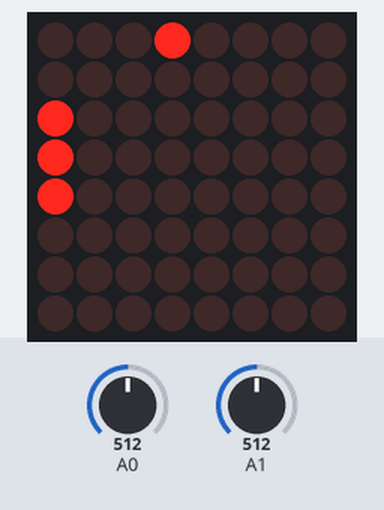
A sketch run on a simulated Arduino Uno, built with avr-gcc and run on an emulated ATmega328P. On the bench: 8×8 LED matrix. The test bench sets the inputs (shaded band); at power-on: A1 = 512, A0 = 512. Random numbers use the default seed unless the sketch sets one.

Above: at 1.2 s.
1.3 s: A1 set to 805
3.9 s: A1 set to 829
At 4.07 s:
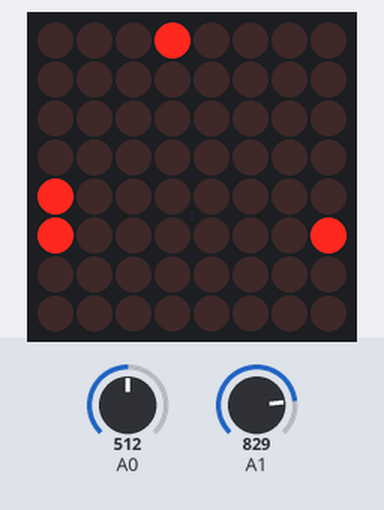
6.3 s: A0 set to 816
9.3 s: A0 set to 848
At 9.5 s:
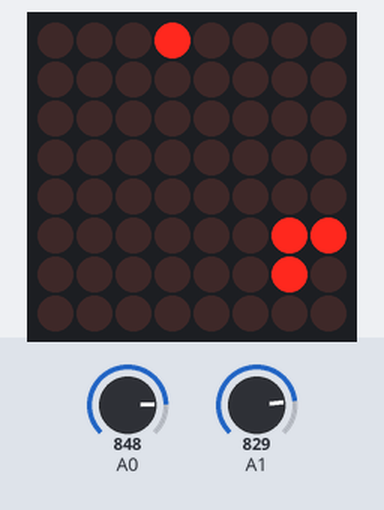
11.7 s: A1 set to 865
At 11.91 s:
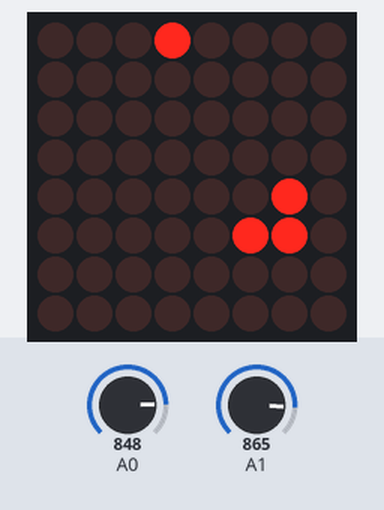
13.2 s: A0 set to 900
At 13.41 s:
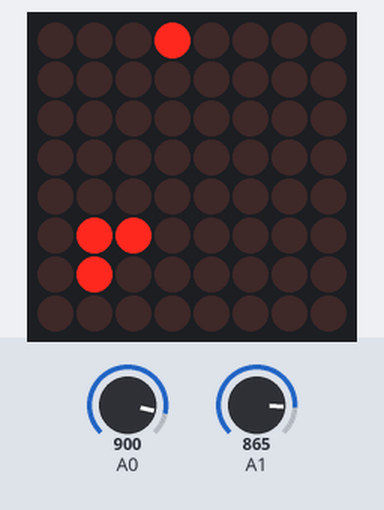
Timing chart, 0 to 16.2 s (numbered marks = the images above; inputs shaded):
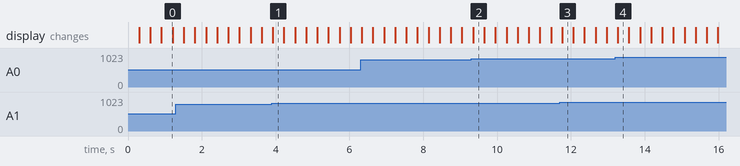

Measured:
- the behaviour switches between 812 and 813 on A1 (found by bisection; images 0 and 1)
- the behaviour switches between 829 and 830 on A0 (found by bisection; images 1 and 2)
- the behaviour switches between 848 and 849 on A1 (found by bisection; images 2 and 3)

The sketch:

SnakeGame.ino
```cpp
/*Incluimos la librería LedControl: */
#include "LedControl.h"

/*
  Now we need a LedControl to work with.
 ***** These pin numbers will probably not work with your hardware *****
  pin 12 is connected to the DataIn
  pin 11 is connected to the CLK
  pin 10 is connected to LOAD
  We have only a single MAX72XX.
*/
LedControl lc = LedControl(12, 11, 10, 1); /* (DataIN, CLK, CS, Número de matrices8x8)  */

/* Puertos analógicos para la conexion del joystick:  */
const short int joystick[2] = {0,1};

/* Largo máximo para la víbora: */
const short int snakeMaxLenght = 10;

/* Largo actual de la víbora: */
short int snakeLenght = 3;

/* Variable booleana para el gameover: */
boolean gameOver = false;

/* La víbora es una lista de coordenadas [x,y] a encenderse en la matriz led: */
short int snake[snakeMaxLenght][2] = {{0,0},{1,0},{2,0}};

/* El ratón es una coordenada */
short int mouseX;
short int mouseY;

/*Guarda la dirección hacia donde debe moverse la víbora: */
short int orientation = 0; /* 0 right, 1 left, 2 up, 3 down. */

/* we always wait a bit between updates of the display */
unsigned long delaytime = 300;

void setup() {
  /*
    The MAX72XX is in power-saving mode on startup,
    we have to do a wakeup call
  */
  lc.shutdown(0, false);
  /* Set the brightness to a medium values */
  lc.setIntensity(0, 8);
  /* and clear the display */
  lc.clearDisplay(0);

  randomSeed(analogRead(5)); /* Valor aleatorio para inicializar random */
  newMouse();                /* Creramos el primer ratón */
}

/* Función que crea un nuevo ratón en una posición aleatoria: */
void newMouse(){
  mouseX = random(7);
  mouseY = random(7);
}

/* Función que evalúa la posición del joystick y devuelve una orientación: */
short int control(const short int device[2]){
  int x = analogRead(device[0]);
  int right = x-512;
  int left = 512-x;
  int y = analogRead(device[1]);
  int up = y-512;
  int down = 512-y;

  if(orientation != 1 and right > 300 and right > left and right > up and right > down){
    return 0;
  }
  else if (orientation != 0 and left > 300 and left > right and left > up and left > down){
    return 1;
  }
  else if (orientation != 3 and up > 300 and up > right and up > left and up > down){
    return 2;
  }
  else if (orientation != 2 and down > 300 and down > right and down > left and down > up){
    return 3;
  }
  else{
    return orientation;
  }
}

/* Función que establece una nueva posición para la víbora: */
void go() {
  /* Se establecen nuevas posiciones para el cuerpo; */
  for (int i=snakeLenght-1;i>0;i--){ /* desde la cola hasta el cuello... */
    snake[i][0] = snake[i-1][0];     /* cada nodo ocupa la posición que ocupaba el siguiente */
    snake[i][1] = snake[i-1][1];
   }

  /* ...y una nueva posicion para la cabeza: */
  switch(orientation){
    case 0: {                /* Si estamos yendo a la derecha... */
      if (snake[0][0]==7){  /* ... y ya llegamos al límite de la pantalla... */
        snake[0][0] = 0;    /* ... reraparecemos del otro lado. */
      }
      else {                /* Si no hemos llegado al límite... */
        snake[0][0]++;      /* avanzamos una celda a la derecha */
      }
      break;
    }
    case 1: {                /* Si estamos yendo a la izquierda... */
      if (snake[0][0]==0){  /* ... y ya llegamos al límite de la pantalla... */
        snake[0][0] = 7;    /* ... reraparecemos del otro lado. */
      }
      else {                /* Si no hemos llegado al límite... */
        snake[0][0]--;      /* avanzamos una celda a la izquierda */
      }
      break;
    }
    case 2: {                /* Si estamos yendo arriba... */
      if (snake[0][1]==0){  /* ... y ya llegamos al límite de la pantalla... */
        snake[0][1] = 7;    /* ... reraparecemos del otro lado. */
      }
      else {                /* Si no hemos llegado al límite... */
        snake[0][1]--;      /* avanzamos una celda hacia arriba */
      }
      break;
    }
    case 3: {                /* Si estamos yendo hacia abajo... */
      if (snake[0][1]==7){  /* ... y ya llegamos al límite de la pantalla... */
        snake[0][1] = 0;    /* ... reraparecemos del otro lado. */
      }
      else {                /* Si no hemos llegado al límite... */
        snake[0][1]++;      /* avanzamos una celda hacia abajo */
      }
      break;
    }
  }
  /* Si la nueva posición de la cabeza coincide con alguna posición del cuerpo: */
  for(int i = 3; i < snakeLenght; i++){ /* revisamos desde la posición 3 hasta la cola...*/
    if(snake[i][0] == snake[0][0] and snake[i][1] == snake[0][1]){ /* si coincide con la cabeza...*/
      gameOver = true;  /* termina el juego */
    }
  }

  /* Si la nueva posicion de la cabeza coincide con la posición del ratón: */
  if(snake[0][0] == mouseX and snake[0][1] == mouseY){
    /* Aumenta en 1 el largo de la víbora: */
    snakeLenght++;
    /* Y se crea un nuevo ratón: */
    newMouse();
  }

  /* Si sobrepasamos el máximo largo de la víbora: */
  if(snakeLenght > snakeMaxLenght){
    /* Aumenta la velocidad del juego en 40ms por loop: */
    delaytime-= 40;
    /* Y devuelve la víbora al largo inicial: */
    snakeLenght = 3;
  }
}

/* Función que muestra en la pantalla la víbora y el ratón: */
void show(){
  /*Muestra desde la cabeza a la cola todos los nodos de la víbora: */
  for (int i=0;i<snakeLenght;i++){
    lc.setLed(0,snake[i][0],snake[i][1], true);
  }
  /* Muestra el ratón: */
  lc.setLed(0, mouseX, mouseY, true);
}

/* Pantalla de game over: */
void gameOverScreen(){
  for(int i = 0; i < 8; i++){
    lc.setRow(0, i, B11111111);
    delay(100);
  }
  for(int i = 0; i < 8; i++){
    lc.setRow(0, i, B00000000);
    delay(100);
  }
}

void loop() {
  /*Si hemos perdido, muestra la pantala de game over: */
  if(gameOver){
    gameOverScreen();
  }
  else{  /* de lo contrario... */
    /* actualiza la orientación de la víbora: */
    orientation = control(joystick);
    /* actualiza la posición de la víbora: */
    go();
    /* limpia la pantalla: */
    lc.clearDisplay(0);
    /* muestra la vibora y el ratón: */
    show();
    /* espera antes de reiniciar el loop: */
    delay(delaytime);
  }
}
```
